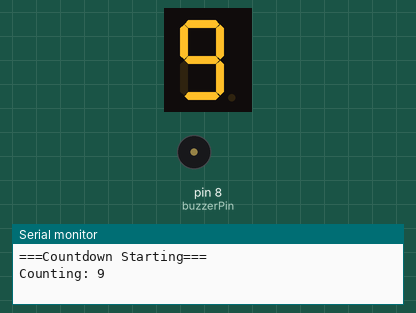
This sketch was run on a simulated Arduino Uno, built with avr-gcc and run on an emulated ATmega328P. Shown: 1-digit seven-segment display, buzzer (waves = sounding), the last lines printed to the serial monitor. Wiring (inferred from the names in the program): 1-digit 7-segment display, segments lit when HIGH: segments pin 2, pin 3, pin 4, pin 5, pin 6, pin 7, pin 9. The segment pins are drawn as the display they are named for.

Above: at 0.2 s.
At 5.2 s:
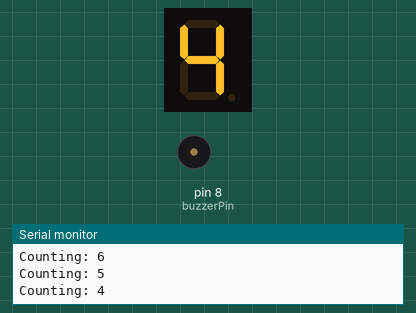
At 10.25 s:
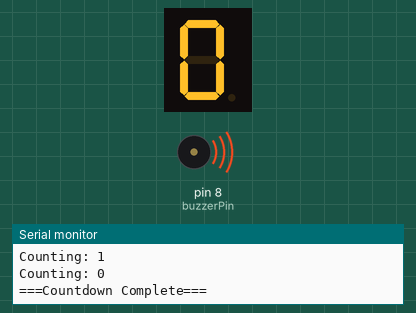
At 10.6 s:
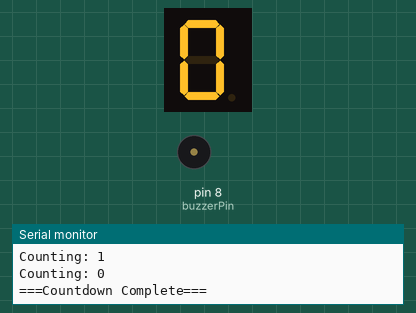
Timing chart, 0 to 12.1 s (numbered marks = the images above):
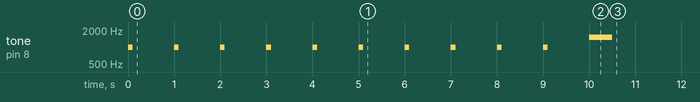

The sketch:

sketch_jul03a.ino
```cpp
int segmentPins[] = {2, 3, 4, 5, 6, 7, 9};
int numSegments = 7;
int buzzerPin = 8;


byte digits[10][7] = {
    {1, 1, 1, 1, 1, 1, 0},
    {0, 1, 1, 0, 0, 0, 0},
    {1, 1, 0, 1, 1, 0, 1},
    {1, 1, 1, 1, 0, 0, 1},
    {0, 1, 1, 0, 0, 1, 1},
    {1, 0, 1, 1, 0, 1, 1},
    {1, 0, 1, 1, 1, 1, 1},
    {1, 1, 1, 0, 0, 0, 0},
    {1, 1, 1, 1, 1, 1, 1},
    {1, 1, 1, 1, 0, 1, 1},
};


void showDigit(int n) {

    if (n < 0 || n > 9) return;


    for (int i = 0; i < numSegments; i++) {

        digitalWrite(segmentPins[i], digits[n][i]);
    }
}

void setup() {
    Serial.begin(9600);

    pinMode(buzzerPin, OUTPUT);

    for (int i = 0; i < numSegments; i++) {
        pinMode(segmentPins[i], OUTPUT);
    }

    Serial.println("\n===Countdown Starting===");

    int count = 9;
    while (count >= 0) {
        Serial.print("Counting: ");
        Serial.println(count);

        showDigit(count);

        tone(buzzerPin, 1000, 100);

        delay(1000);
        count = count - 1;
    }

    showDigit(0);
    tone(buzzerPin, 1500, 500);


    Serial.println("===Countdown Complete===");
}
void loop() { }
```

Measured:
- by itself, tone on pin 8 (buzzerPin): plays 1000 Hz for 0.10 s, 1000 Hz for 0.10 s, 1000 Hz for 0.10 s, 1000 Hz for 0.10 s, 1000 Hz for 0.10 s, 1000 Hz for 0.10 s … (11 notes in this stretch)
- what the display in image 1 shows lasts 1.0 s, from 5.0 s to 6.0 s
